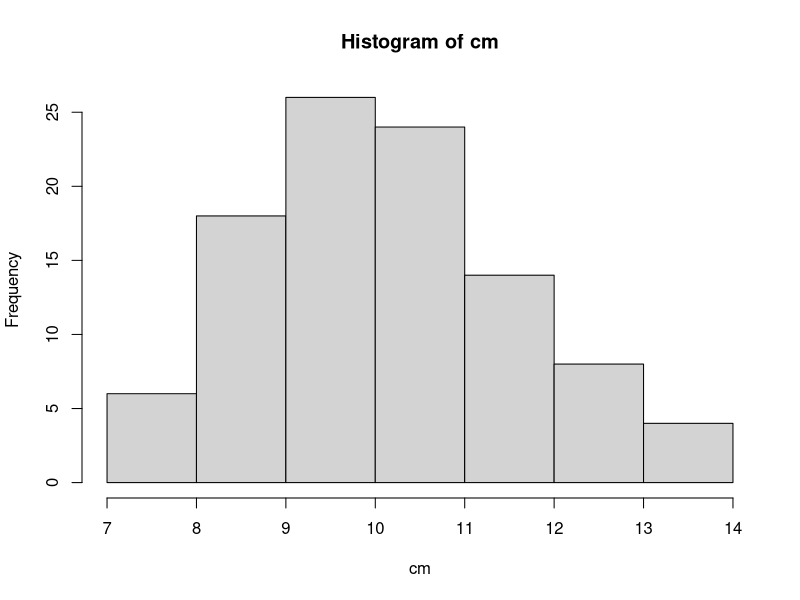

This chart was generated by the following R code:
# Simulation
# Each probability distribution in R has an r*** function (for "random"), 
# a d*** function (for "density"), 
# a p*** (for "probability"), and q*** (for "quantile")

# sapmle()
# simulate rolling a 4 six-sided dice
sample(1:6, 4, replace=TRUE)
sample(1:6, 4, replace=TRUE)

# sample 10 numbers between 1 and 20, WITHOUT replacement
sample(1:20, 10)

# permutate letters of the English alphabet
sample(LETTERS)


# Now, suppose we want to simulate 100 flips of an unfair two-sided coin. 
# This particular coin has a 0.3 probability of landing 'tails' 
# and a 0.7 probability of landing 'heads'
# Let the value 0 represent tails and the value 1 represent heads
flips <- sample(c(0,1), 100, replace=TRUE, prob=c(0.3, 0.7))
sum(flips) # number 0f 1 - it should be around 70%

# A coin flip is a binary outcome (0 or 1).
# so we can use rbinom() to simulate a binomial random variable
# A binomial random variable represents the number of 'successes' (heads) 
# in a given number of independent 'trials' (coin flips)
# generate a single random variable that represents the number of heads in 100 flips
# and a 0.7 probability of landing 'heads'
rbinom(1, size = 100, prob = 0.7)
# Equivalently, if we want to see all of the 0s and 1s, we can request 100 observations, each of size 1
flips2 <- rbinom(size = 1, n= 100, prob = 0.7)

# Generate 5 random values from a Poisson distribution with mean 10
rpois(n = 5, lambda  = 10 )
# use replicate to perform the above operation 100 times
my_pois <- replicate(100, rpois(5, 10))
my_pois # replicate() created a matrix, 
        # each column of which contains 5 random numbers generated 
        # from a Poisson distribution with mean 10
# find the mean of each column in my_pois
cm <- colMeans(my_pois)
# check distribution of cm
hist(cm)






